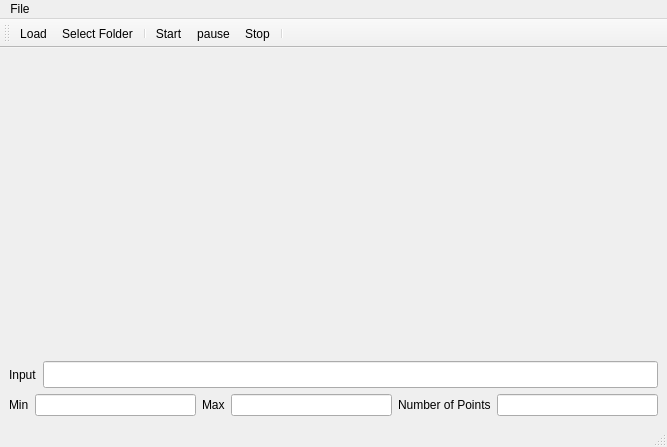
<?xml version="1.0" encoding="UTF-8"?>
<ui version="4.0">
 <class>MainWindow</class>
 <widget class="QMainWindow" name="MainWindow">
  <property name="geometry">
   <rect>
    <x>0</x>
    <y>0</y>
    <width>667</width>
    <height>447</height>
   </rect>
  </property>
  <property name="windowTitle">
   <string>MainWindow</string>
  </property>
  <widget class="QWidget" name="centralwidget">
   <layout class="QVBoxLayout" name="verticalLayout">
    <item>
     <widget class="QWidget" name="plot" native="true">
      <property name="maximumSize">
       <size>
        <width>16777215</width>
        <height>16777215</height>
       </size>
      </property>
      <layout class="QHBoxLayout" name="plothl"/>
     </widget>
    </item>
    <item>
     <layout class="QHBoxLayout" name="horizontalLayout">
      <property name="sizeConstraint">
       <enum>QLayout::SetDefaultConstraint</enum>
      </property>
      <item>
       <widget class="QLabel" name="label">
        <property name="text">
         <string>Input</string>
        </property>
       </widget>
      </item>
      <item>
       <widget class="QLineEdit" name="InputBox">
        <property name="maximumSize">
         <size>
          <width>16777215</width>
          <height>27</height>
         </size>
        </property>
       </widget>
      </item>
     </layout>
    </item>
    <item>
     <layout class="QHBoxLayout" name="horizontalLayout_3">
      <item>
       <widget class="QLabel" name="lb_min">
        <property name="text">
         <string>Min</string>
        </property>
       </widget>
      </item>
      <item>
       <widget class="QLineEdit" name="XMin"/>
      </item>
      <item>
       <widget class="QLabel" name="lb_max">
        <property name="text">
         <string>Max</string>
        </property>
       </widget>
      </item>
      <item>
       <widget class="QLineEdit" name="XMax"/>
      </item>
      <item>
       <widget class="QLabel" name="lb_pts">
        <property name="text">
         <string>Number of Points</string>
        </property>
       </widget>
      </item>
      <item>
       <widget class="QLineEdit" name="Points"/>
      </item>
     </layout>
    </item>
   </layout>
  </widget>
  <widget class="QMenuBar" name="menubar">
   <property name="geometry">
    <rect>
     <x>0</x>
     <y>0</y>
     <width>667</width>
     <height>25</height>
    </rect>
   </property>
   <widget class="QMenu" name="menuFile">
    <property name="title">
     <string>File</string>
    </property>
    <addaction name="actionLoad"/>
    <addaction name="actionStart"/>
    <addaction name="actionStop"/>
    <addaction name="actionSelect_Folder"/>
   </widget>
   <addaction name="menuFile"/>
  </widget>
  <widget class="QStatusBar" name="statusbar"/>
  <widget class="QToolBar" name="toolBar">
   <property name="windowTitle">
    <string>toolBar</string>
   </property>
   <property name="iconSize">
    <size>
     <width>12</width>
     <height>12</height>
    </size>
   </property>
   <attribute name="toolBarArea">
    <enum>TopToolBarArea</enum>
   </attribute>
   <attribute name="toolBarBreak">
    <bool>false</bool>
   </attribute>
   <addaction name="actionLoad"/>
   <addaction name="actionSelect_Folder"/>
   <addaction name="separator"/>
   <addaction name="actionStart"/>
   <addaction name="actionPause"/>
   <addaction name="actionStop"/>
   <addaction name="separator"/>
  </widget>
  <action name="actionLoad">
   <property name="icon">
    <iconset theme="document-open">
     <normaloff>.</normaloff>.</iconset>
   </property>
   <property name="text">
    <string>Load</string>
   </property>
  </action>
  <action name="actionStart">
   <property name="icon">
    <iconset theme="media-playback-start">
     <normaloff>.</normaloff>.</iconset>
   </property>
   <property name="text">
    <string>Start</string>
   </property>
  </action>
  <action name="actionSelect_Folder">
   <property name="icon">
    <iconset theme="folder">
     <normaloff>.</normaloff>.</iconset>
   </property>
   <property name="text">
    <string>Select Folder</string>
   </property>
  </action>
  <action name="actionStop">
   <property name="icon">
    <iconset theme="media-playback-stop">
     <normaloff>.</normaloff>.</iconset>
   </property>
   <property name="text">
    <string>Stop</string>
   </property>
  </action>
  <action name="actionPause">
   <property name="icon">
    <iconset theme="media-playback-pause">
     <normaloff>.</normaloff>.</iconset>
   </property>
   <property name="text">
    <string>pause</string>
   </property>
  </action>
 </widget>
 <tabstops>
  <tabstop>InputBox</tabstop>
 </tabstops>
 <resources/>
 <connections>
  <connection>
   <sender>InputBox</sender>
   <signal>returnPressed()</signal>
   <receiver>MainWindow</receiver>
   <slot>InputChanged()</slot>
   <hints>
    <hint type="sourcelabel">
     <x>341</x>
     <y>251</y>
    </hint>
    <hint type="destinationlabel">
     <x>407</x>
     <y>284</y>
    </hint>
   </hints>
  </connection>
  <connection>
   <sender>XMin</sender>
   <signal>textChanged(QString)</signal>
   <receiver>MainWindow</receiver>
   <slot>InputChanged()</slot>
   <hints>
    <hint type="sourcelabel">
     <x>190</x>
     <y>369</y>
    </hint>
    <hint type="destinationlabel">
     <x>391</x>
     <y>369</y>
    </hint>
   </hints>
  </connection>
  <connection>
   <sender>XMax</sender>
   <signal>textChanged(QString)</signal>
   <receiver>MainWindow</receiver>
   <slot>InputChanged()</slot>
   <hints>
    <hint type="sourcelabel">
     <x>380</x>
     <y>369</y>
    </hint>
    <hint type="destinationlabel">
     <x>537</x>
     <y>375</y>
    </hint>
   </hints>
  </connection>
  <connection>
   <sender>Points</sender>
   <signal>returnPressed()</signal>
   <receiver>MainWindow</receiver>
   <slot>InputChanged()</slot>
   <hints>
    <hint type="sourcelabel">
     <x>546</x>
     <y>354</y>
    </hint>
    <hint type="destinationlabel">
     <x>568</x>
     <y>300</y>
    </hint>
   </hints>
  </connection>
 </connections>
 <slots>
  <slot>InputChanged()</slot>
  <slot>OpenModal()</slot>
 </slots>
</ui>
